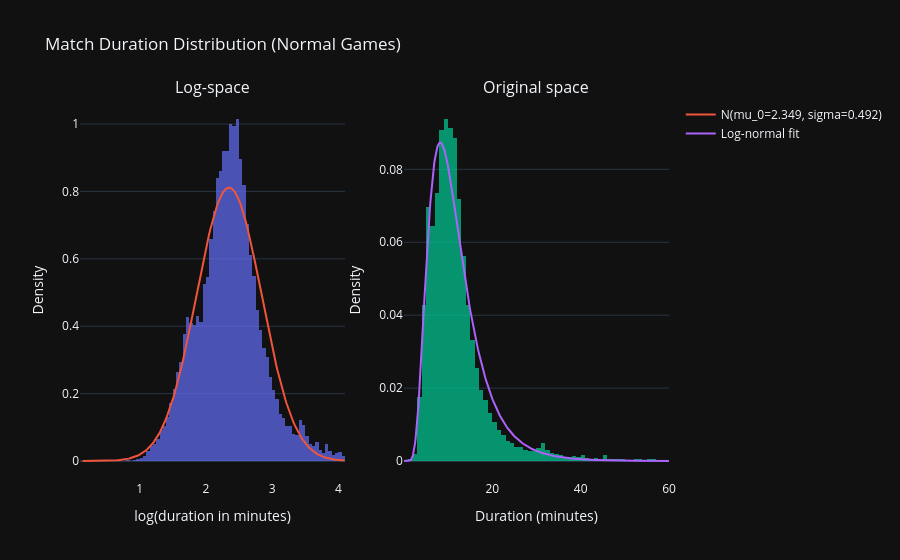

Notebook code for this chart:
### Markdown cell above
The plot below shows the global duration fit for normal games. On the left, the log-transformed durations are compared to the fitted normal distribution; on the right, the same fit in the original time scale.

*If the plot below is not visible, open [ladder_model/plots/duration.html](ladder_model/plots/duration.html).*

### Code cell
import json
import numpy as np
import pandas as pd
from plotly.subplots import make_subplots
import plotly.graph_objects as go
from scipy import stats

matches = pd.read_csv("ladder_data/matches.csv")
with open("ladder_model/global_params.json") as f:
    gp = json.load(f)

# Filter to normal games with valid duration
INVALID = {"InitializationError", "MatchCancelled", "Error"}
ABNORMAL = {"Player1Crash", "Player2Crash", "Player1TimeOut", "Player2TimeOut"}
normal = matches[~matches["result_type"].isin(INVALID | ABNORMAL) & (matches["is_timeout"] == False)]
dur = normal["duration_minutes"].dropna()
dur = dur[dur > 0]
log_dur = np.log(dur.values)

mu_0, sigma = gp["mu_0"], gp["sigma"]

fig = make_subplots(rows=1, cols=2, subplot_titles=["Log-space", "Original space"])

# Left: log-duration + normal fit
fig.add_trace(go.Histogram(
    x=log_dur, nbinsx=100, histnorm="probability density",
    name="Observed", opacity=0.7, showlegend=False,
), row=1, col=1)
x_log = np.linspace(log_dur.min(), log_dur.max(), 200)
fig.add_trace(go.Scatter(
    x=x_log, y=stats.norm.pdf(x_log, mu_0, sigma),
    mode="lines", name=f"N(mu_0={mu_0:.3f}, sigma={sigma:.3f})",
    line=dict(width=2),
), row=1, col=1)

# Right: duration + log-normal fit
fig.add_trace(go.Histogram(
    x=dur.values, nbinsx=100, histnorm="probability density",
    name="Observed", opacity=0.7, showlegend=False,
), row=1, col=2)
x_dur = np.linspace(0.01, 60, 500)
fig.add_trace(go.Scatter(
    x=x_dur, y=stats.lognorm.pdf(x_dur, s=sigma, scale=np.exp(mu_0)),
    mode="lines", name="Log-normal fit", line=dict(width=2),
), row=1, col=2)

fig.update_xaxes(title_text="log(duration in minutes)", row=1, col=1)
fig.update_xaxes(title_text="Duration (minutes)", row=1, col=2)
fig.update_yaxes(title_text="Density", row=1, col=1)
fig.update_yaxes(title_text="Density", row=1, col=2)
fig.update_layout(title="Match Duration Distribution (Normal Games)")
fig.show()

### Figure 1 — Plotly figure (JSON) as saved in the notebook; plotly's stock layout.template omitted (floating-point values rounded to 4 significant figures; data arrays with more than 128 entries replaced by an {"elided": "..."} marker saying what was removed)
{"data": [{"histnorm": "probability density", "name": "Observed", "nbinsx": 100, "opacity": 0.7, "showlegend": false, "x": {"elided": "42820 float values"}, "type": "histogram", "xaxis": "x", "yaxis": "y"}, {"line": {"width": 2}, "mode": "lines", "name": "N(mu_0=2.349, sigma=0.492)", "x": {"elided": "200 float values"}, "y": {"elided": "200 float values"}, "type": "scatter", "xaxis": "x", "yaxis": "y"}, {"histnorm": "probability density", "name": "Observed", "nbinsx": 100, "opacity": 0.7, "showlegend": false, "x": {"elided": "42820 float values"}, "type": "histogram", "xaxis": "x2", "yaxis": "y2"}, {"line": {"width": 2}, "mode": "lines", "name": "Log-normal fit", "x": {"elided": "500 float values"}, "y": {"elided": "500 float values"}, "type": "scatter", "xaxis": "x2", "yaxis": "y2"}], "layout": {"xaxis": {"anchor": "y", "domain": [0, 0.45], "title": {"text": "log(duration in minutes)"}}, "yaxis": {"anchor": "x", "domain": [0, 1], "title": {"text": "Density"}}, "xaxis2": {"anchor": "y2", "domain": [0.55, 1], "title": {"text": "Duration (minutes)"}}, "yaxis2": {"anchor": "x2", "domain": [0, 1], "title": {"text": "Density"}}, "annotations": [{"font": {"size": 16}, "showarrow": false, "text": "Log-space", "x": 0.225, "xanchor": "center", "xref": "paper", "y": 1, "yanchor": "bottom", "yref": "paper"}, {"font": {"size": 16}, "showarrow": false, "text": "Original space", "x": 0.775, "xanchor": "center", "xref": "paper", "y": 1, "yanchor": "bottom", "yref": "paper"}], "title": {"text": "Match Duration Distribution (Normal Games)"}}}
